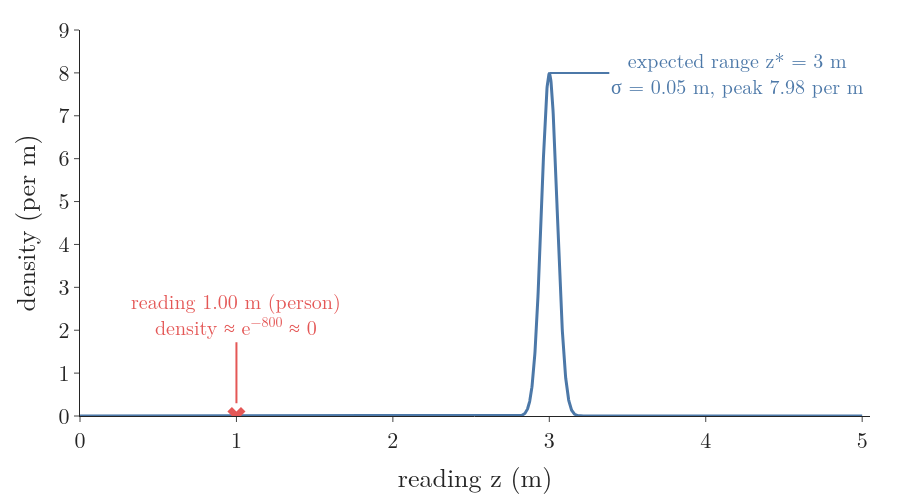

Generate this figure with Python:
"""A Gaussian alone as the model of one beam: wall expected at 3 m, sigma = 0.05 m. A person 1 m ahead gives
the reading 1.00 m, where the density is about e^-800 (0 in a computer). Run -> gaussian_fails.png"""
from pathlib import Path

import numpy as np
import plotly.graph_objects as go
from beammodel import ZSTAR, SIG_HIT, gauss
from gifkit import BLUE, FONT, GREY, RED

here = Path(__file__).parent
z = np.linspace(0, 5, 4001)
fig = go.Figure(go.Scatter(x=z, y=gauss(z, ZSTAR, SIG_HIT), mode="lines", line=dict(color=BLUE, width=3)))
fig.add_trace(go.Scatter(x=[1.0], y=[0], mode="markers", marker=dict(size=16, color=RED, symbol="x")))
fig.add_annotation(x=1.0, y=0.3, ax=0, ay=-90, text="reading 1.00 m (person)<br>density ≈ e<sup>−800</sup> ≈ 0",
                   font=dict(color=RED, size=20), arrowcolor=RED, arrowwidth=2)
fig.add_annotation(x=3.0, y=8.0, xanchor="left", ax=60, ay=0, text="expected range z* = 3 m<br>σ = 0.05 m, peak 7.98 per m",
                   font=dict(color=BLUE, size=20), arrowcolor=BLUE, arrowwidth=2, showarrow=True)
fig.update_layout(template="simple_white", width=900, height=500, font=FONT, showlegend=False,
                  margin=dict(l=80, r=30, t=30, b=70))
fig.update_xaxes(title="reading z (m)", range=[0, 5.05], dtick=1)
fig.update_yaxes(title="density (per m)", range=[0, 9])
fig.write_image(here / "gaussian_fails.png", scale=1)
assert gauss(1.0, ZSTAR, SIG_HIT) == 0.0
